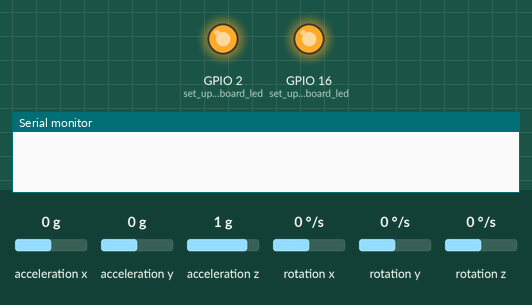
Recording of a sketch running on a simulated ESP8266 (NodeMCU). Parts: output pins drawn as LEDs (lit = HIGH), the last lines printed to the serial monitor. Wiring (inferred from the names in the program): MPU-6050 motion sensor at I2C address 0x68. The inputs (shaded band) are chosen by the test bench; at power-on: acceleration x 0 g, acceleration y 0 g, acceleration z 1 g, rotation x 0 °/s, rotation y 0 °/s, rotation z 0 °/s. WiFi joins after 1.5 s; servers stay silent unless stated.

Above: at 0.1 s.
At 1.6 s:
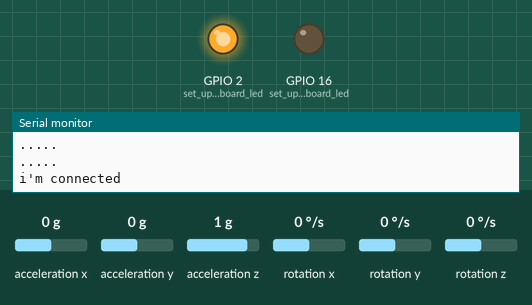
At 4.9 s:
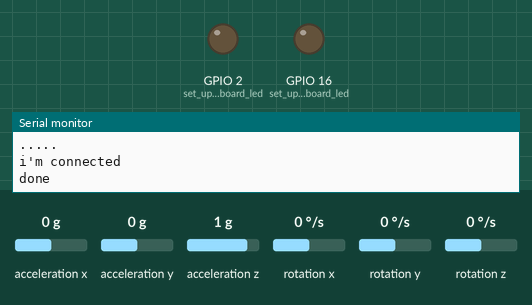
Timing chart, 0 to 6.4 s (numbered marks = the images above):
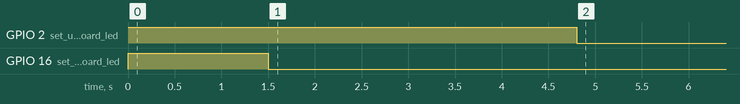

The sketch:

RacquetTracker.ino
```cpp
#include <Wire.h>
#include <ESP8266WiFi.h>
#include <WiFiUDP.h>
#define FOREHAND 1
#define BACKHAND 2

const uint8_t MPU_addr=0x68;
//const char* ssid     = "MySpectrumWiFi60-2G";
//const char* password = "betterocean560";
//const char* host = "192.168.1.15";
//const char* ip = "192.168.1.15";
const char* ip = "172.25.146.248";
const char* ssid     = "UHWireless";
/*
const float MPU_GYRO_250_SCALE = 131.0;
const float MPU_GYRO_500_SCALE = 65.5;
const float MPU_GYRO_1000_SCALE = 32.8;
*/
const float MPU_GYRO_2000_SCALE = 16.4;
/*
const float MPU_ACCL_2_SCALE = 16384.0;
const float MPU_ACCL_4_SCALE = 8192.0;
const float MPU_ACCL_8_SCALE = 4096.0;
*/
const float MPU_ACCL_16_SCALE = 2048.0;


int16_t accl_x,accl_y,accl_z,gyro_x,gyro_y,gyro_z, temperature;
int16_t offset_accl_x,offset_accl_y,offset_accl_z,offset_gyro_x,offset_gyro_y,offset_gyro_z;
int16_t STATE = 0;


struct data{
  int16_t accl_x;
  int16_t accl_y;
  int16_t accl_z;
  int16_t gyro_x;
  int16_t gyro_y;
  int16_t gyro_z;
};

//struct data* offset = (struct data*)malloc(sizeof(data));
//WiFiClient client;
WiFiUDP Client;

void setup() {

  pinMode(2, OUTPUT);     //set up on board led
  pinMode(16, OUTPUT);    //set up on board led #2
  digitalWrite(2, HIGH);      //led is negative logic
  digitalWrite(16, HIGH);
  Serial.begin(115200);

  //WiFi.begin(ssid, password);
  WiFi.begin(ssid);
  while (WiFi.status() != WL_CONNECTED) {
    delay(500);
    Serial.println(".....");
  }
  Serial.println("i'm connected");
  digitalWrite(16, LOW);
  /*
  delay(1000);
  const int httpPort = 55555;
  while(!client.connect(host, httpPort)) {
    Serial.println("connection failed");
    Serial.println(client.connect(host, httpPort));
  }
  */

  Wire.begin();
  setup_mpu_6050_registers();
  calc_mpu_6050_offs();
  digitalWrite(2, LOW);

}

void loop() {
  read_mpu_6050_data();
  scof_mpu_6050_data();

  float acc_total_vector = sqrt((accl_x*accl_x)+(accl_y*accl_y)+(accl_z*accl_z));  //Calculate the total accelerometer vector
  //57.296 = 1 / (3.142 / 180) The Arduino asin function is in radians
  float angle_pitch_acc = asin((float)(accl_y)/acc_total_vector)* 57.296;       //Calculate the pitch angle
  float angle_roll_acc = asin((float)(accl_x)/acc_total_vector)* -57.296;       //Calculate the roll angle


  /*
  Serial.print("pitch angle: ");
  Serial.print(angle_pitch_acc);
  Serial.print("roll angle: ");
  Serial.print(angle_roll_acc);
  Serial.print("z axis");
  Serial.println( accl_z);
  */


  if(STATE == 0){
    if(((angle_pitch_acc > -30) && (angle_pitch_acc < -5)) && (( angle_roll_acc < 80) && ( angle_roll_acc > -5))){
      if(accl_z < 0){
        STATE = BACKHAND;
      }
    }
    if(((angle_pitch_acc > -40) && (angle_pitch_acc < 0)) && (( angle_roll_acc > 10) && ( angle_roll_acc < 80))){
      if(accl_z > 0){
         STATE = FOREHAND;
      }
    }
  }
  if(STATE == FOREHAND){
    if(((angle_pitch_acc > -30) && (angle_pitch_acc < -5)) && (( angle_roll_acc < 80) && ( angle_roll_acc > -5))){
      if(accl_z < 0){
        STATE = BACKHAND;
      }
    }
    Client.beginPacket(ip,6789);
    Client.write(1);
    Client.endPacket();
    delay(2);
    //client.write(FOREHAND);
    //Serial.println("forehand");
  }

  if(STATE == BACKHAND){
    if(((angle_pitch_acc > -40) && (angle_pitch_acc < 0)) && (( angle_roll_acc > 10) && ( angle_roll_acc < 80))){
      if(accl_z > 0){
         STATE = FOREHAND;
      }
    }
    Client.beginPacket(ip,6789);
    Client.write(2);
    Client.endPacket();
    delay(2);
    //client.write(BACKHAND);
    //Serial.println("backhand");
  }

}


void setup_mpu_6050_registers(){
  //Activate the MPU-6050
  Wire.beginTransmission(0x68);                                        //Start communicating with the MPU-6050
  Wire.write(0x6B);                                                    //Send the requested starting register
  Wire.write(0x00);                                                    //Set the requested starting register
  Wire.endTransmission();                                              //End the transmission
  //Configure the accelerometer (+/-16g)
  Wire.beginTransmission(0x68);                                        //Start communicating with the MPU-6050
  Wire.write(0x1C);                                                    //Send the requested starting register
  Wire.write(0x18);                                                    //Set the requested starting register
  Wire.endTransmission();                                              //End the transmission
  //Configure the gyro (2000dps full scale)
  Wire.beginTransmission(0x68);                                        //Start communicating with the MPU-6050
  Wire.write(0x1B);                                                    //Send the requested starting register
  Wire.write(0x18);                                                    //Set the requested starting register
  Wire.endTransmission();                                              //End the transmission
}

void read_mpu_6050_data(){                                             //Subroutine for reading the raw gyro and accelerometer data
  Wire.beginTransmission(0x68);                                        //Start communicating with the MPU-6050
  Wire.write(0x3B);                                                    //Send the requested starting register
  Wire.endTransmission();                                              //End the transmission
  Wire.requestFrom(0x68,14);                                           //Request 14 bytes from the MPU-6050


  while(Wire.available() < 14);                                       //Wait until all the bytes are received
  accl_x = Wire.read()<<8|Wire.read();                                  //Add the low and high byte to the acc_x variable
  accl_y = Wire.read()<<8|Wire.read();                                  //Add the low and high byte to the acc_y variable
  accl_z = Wire.read()<<8|Wire.read();                                  //Add the low and high byte to the acc_z variable
  temperature = Wire.read()<<8|Wire.read();                            //Add the low and high byte to the temperature variable
  gyro_x = Wire.read()<<8|Wire.read();                                 //Add the low and high byte to the gyro_x variable
  gyro_y = Wire.read()<<8|Wire.read();                                 //Add the low and high byte to the gyro_y variable
  gyro_z = Wire.read()<<8|Wire.read();                                 //Add the low and high byte to the gyro_z variable
}

void calc_mpu_6050_offs(){                                                                // calculating the offsets of the gyro and accelerometer
  for(int16_t i = 0; i < 2000; i++){
    read_mpu_6050_data();
    offset_accl_x += accl_x;
    offset_accl_y += accl_y;
    offset_accl_z += accl_z;
    offset_gyro_x += gyro_x;
    offset_gyro_y += gyro_y;
    offset_gyro_z += gyro_z;
    yield();
  }
  offset_accl_x /= 2000;
  offset_accl_y /= 2000;
  offset_accl_z /= 2000;
  offset_gyro_x /= 2000;
  offset_gyro_y /= 2000;
  offset_gyro_z /= 2000;
  Serial.println("done");
}
void scof_mpu_6050_data(){                                            //SCaling and OFfsetting the raw gyro and accelerometer data
  /*
  //accl_x -= offset_accl_x;
  accl_x /= MPU_ACCL_16_SCALE;
  //accl_y -= offset_accl_y;
  accl_y /= MPU_ACCL_16_SCALE;
  //accl_z -= offset_accl_z;
  accl_z /= MPU_ACCL_16_SCALE;
  */
  gyro_x -= offset_gyro_x;
  gyro_x /= MPU_GYRO_2000_SCALE;
  gyro_y -= offset_gyro_y;
  gyro_y /= MPU_GYRO_2000_SCALE;
  gyro_z -= offset_gyro_z;
  gyro_z /= MPU_GYRO_2000_SCALE;

}
```
